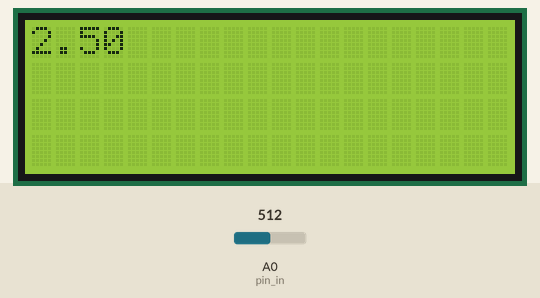
Bench run of a sketch on a simulated Arduino Uno, built with avr-gcc and run on an emulated ATmega328P. Parts: 20×4 character LCD. The test bench sets the inputs (shaded band); at power-on: A0 (pin_in) = 512. What the sketch prints to the serial monitor is not drawn.

Above: at 1.2 s.
1.3 s: A0 (pin_in) set to 716
3.5 s: A0 (pin_in) set to 900
At 5.1 s:
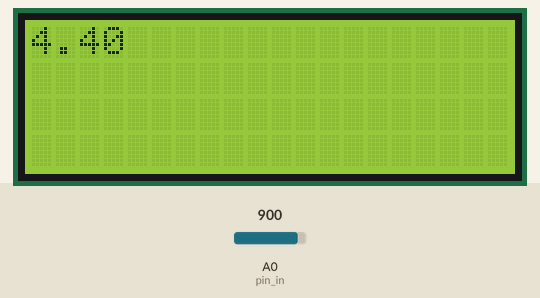
5.5 s: A0 (pin_in) set to 1023
At 6.7 s:
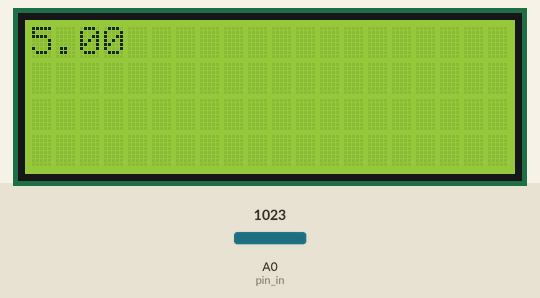
Timing chart, 0 to 8.5 s (numbered marks = the images above; inputs shaded):
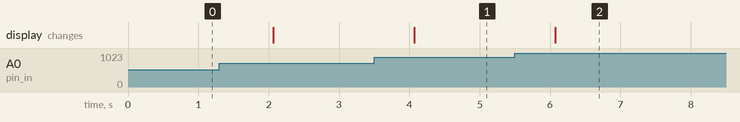

Measured:
- after the input at 3.5 s, the display: changes after 0.57 s (image 1)
- after the input at 5.5 s, the display: changes after 0.57 s (image 2)

The sketch:

lab1.ino
```cpp
#include <LiquidCrystal.h>

#define pin_in A0
#define digital_pin 2
int analog_strength = 0;
float voltage = 0;

const int rs = 8, en = 6, d4 = 5, d5 = 4, d6 = 7, d7 = 2;
LiquidCrystal lcd(rs, en, d4, d5, d6, d7);

void setup() {
  lcd.begin(20,4);
  pinMode(pin_in, INPUT);
  pinMode(digital_pin, OUTPUT);
  Serial.begin(9600);
}

void loop() {
  analog_strength = analogRead(pin_in);
  voltage = analog_strength / 204.6;
  Serial.println("Analog: " + String(analog_strength) + ",V: " + String(voltage));
  if(voltage < 1.0){
    digitalWrite(digital_pin, HIGH);
  } else {
    digitalWrite(digital_pin, LOW);
  }
  lcd.setCursor(0,0);
  lcd.print(voltage);
  delay(1000);
}
```
